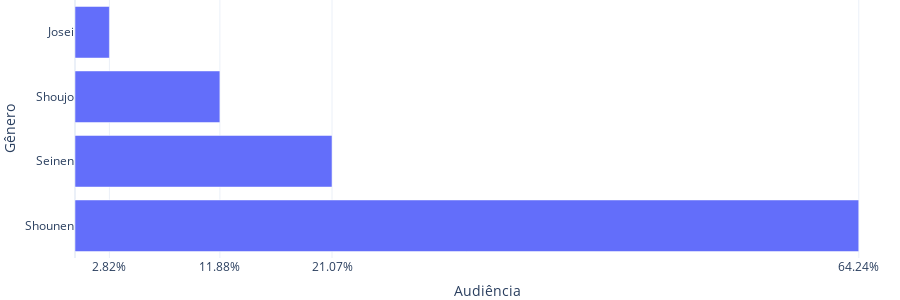

The notebook cell saved with this chart:
### Code cell
# configurando plot
fig = px.bar(temp, "Audiência", "Gênero", template="plotly_white")
fig.update_xaxes(
    tickvals=temp["Audiência"], 
    ticktext=["{:.2f}%".format(x) for x in temp["Audiência"]]
)
fig.update_layout(height=300, width=900, margin={"t":0, "b":0, "l":0, "r":0})
fig.show(config={"displayModeBar": False})

### Figure 1 — Plotly figure (JSON) as saved in the notebook; plotly's stock layout.template omitted (floating-point values rounded to 4 significant figures)
{"data": [{"alignmentgroup": "True", "hovertemplate": "Audiência=%{x}<br>Gênero=%{y}<extra></extra>", "legendgroup": "", "marker": {"color": "#636efa", "pattern": {"shape": ""}}, "name": "", "offsetgroup": "", "orientation": "h", "showlegend": false, "textposition": "auto", "type": "bar", "x": [64.24, 21.07, 11.88, 2.819], "xaxis": "x", "y": ["Shounen", "Seinen", "Shoujo", "Josei"], "yaxis": "y"}], "layout": {"barmode": "relative", "height": 300, "legend": {"tracegroupgap": 0}, "margin": {"b": 0, "l": 0, "r": 0, "t": 0}, "width": 900, "xaxis": {"anchor": "y", "autorange": true, "domain": [0, 1], "range": [0, 67.62], "ticktext": ["64.24%", "21.07%", "11.88%", "2.82%"], "tickvals": [64.24, 21.07, 11.88, 2.819], "title": {"text": "Audiência"}, "type": "linear"}, "yaxis": {"anchor": "x", "autorange": true, "domain": [0, 1], "range": [-0.5, 3.5], "title": {"text": "Gênero"}, "type": "category"}}}
